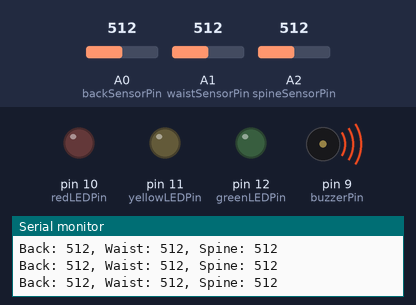
Bench run of a sketch on a simulated Arduino Uno, built with avr-gcc and run on an emulated ATmega328P. On the bench: output pins drawn as LEDs (lit = HIGH), buzzer (waves = sounding, pin HIGH), the last lines printed to the serial monitor. Inputs (shaded band) come from the test bench; at power-on: A0 (backSensorPin) = 512, A1 (waistSensorPin) = 512, A2 (spineSensorPin) = 512.

Above: at 1.3 s.
1.4 s: A0 (backSensorPin) set to 886
2.9 s: A0 (backSensorPin) set to 909
At 3.8 s:
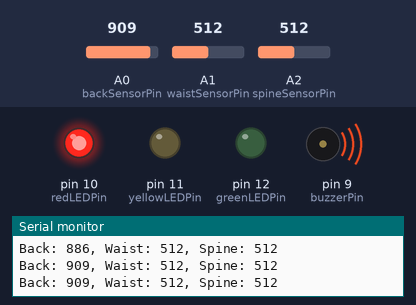
4.5 s: A1 (waistSensorPin) set to 883
6.0 s: A1 (waistSensorPin) set to 908
At 6.3 s:
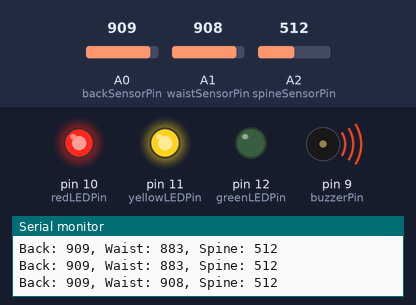
7.5 s: A2 (spineSensorPin) set to 881
9.0 s: A2 (spineSensorPin) set to 918
At 10.0 s:
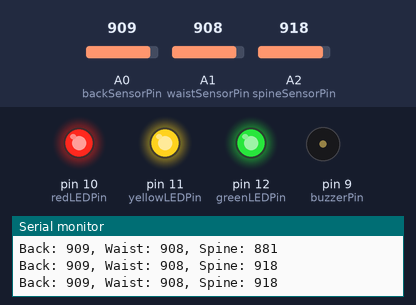
Timing chart, 0 to 11.5 s (numbered marks = the images above; inputs shaded):
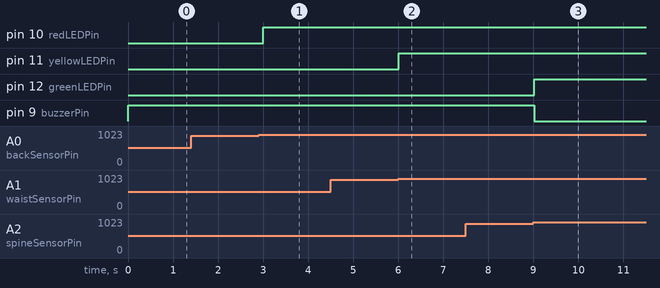

The sketch:

13_code.ino
```cpp
const int backSensorPin = A0;
const int waistSensorPin = A1;
const int spineSensorPin = A2;
const int buzzerPin = 9;
const int redLEDPin = 10;
const int yellowLEDPin = 11;
const int greenLEDPin = 12;


const int threshold = 900;


void setup() {
  pinMode(buzzerPin, OUTPUT);
  pinMode(redLEDPin, OUTPUT);
  pinMode(yellowLEDPin, OUTPUT);
  pinMode(greenLEDPin, OUTPUT);
  Serial.begin(9600);
}


void loop() {
  int backValue = analogRead(backSensorPin);
  int waistValue = analogRead(waistSensorPin);
  int spineValue = analogRead(spineSensorPin);


  Serial.print("Back: ");
  Serial.print(backValue);
  Serial.print(", Waist: ");
  Serial.print(waistValue);
  Serial.print(", Spine: ");
  Serial.println(spineValue);


  bool buzzerOn = false;


  if (backValue < threshold) {
    digitalWrite(redLEDPin, LOW);
    buzzerOn = true;
  } else {
    digitalWrite(redLEDPin, HIGH);
  }


  if (waistValue < threshold) {
    digitalWrite(yellowLEDPin, LOW);
    buzzerOn = true;
  } else {
    digitalWrite(yellowLEDPin, HIGH);
  }


  if (spineValue < threshold) {
    digitalWrite(greenLEDPin, LOW);
    buzzerOn = true;
  } else {
    digitalWrite(greenLEDPin, HIGH);
  }


  if (buzzerOn) {
    digitalWrite(buzzerPin, HIGH);
  } else {
    digitalWrite(buzzerPin, LOW);
  }
  delay(500);
}
```

Measured:
- the behaviour switches between 899 and 900 on A0 (backSensorPin) (found by bisection; images 0 and 1)
- the behaviour switches between 899 and 900 on A1 (waistSensorPin) (found by bisection; images 1 and 2)
- the behaviour switches between 899 and 900 on A2 (spineSensorPin) (found by bisection; images 2 and 3)
- after the input at 2.9 s, pin 10 (redLEDPin): LOW → HIGH after 0.11 s
- after the input at 6.0 s, pin 11 (yellowLEDPin): LOW → HIGH at once
- after the input at 9.0 s, pin 12 (greenLEDPin): LOW → HIGH at once; pin 9 (buzzerPin): HIGH → LOW at once
